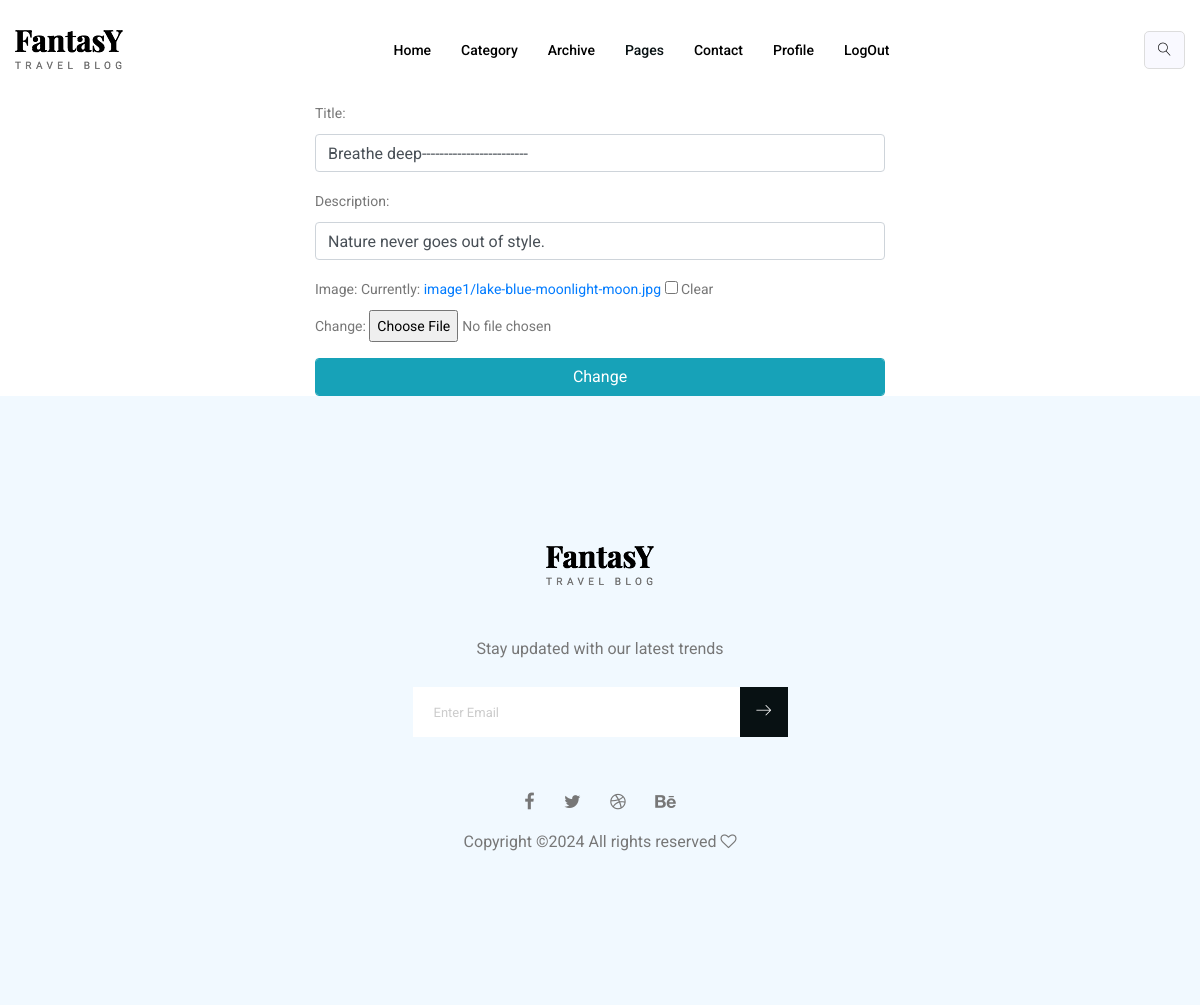
The app's page /posts/23/change (signed in) with its own data.
### api/models.py (models this page shows, shortened)
class Posts(models.Model):
    title=models.CharField(max_length=200)
    description=models.CharField(max_length=200)
    user=models.ForeignKey(User,on_delete=models.CASCADE)
    date=models.DateTimeField(auto_now_add=True)
    image=models.ImageField(upload_to="image1",null=True,blank=True)
    like=models.ManyToManyField(User,related_name="post")

### socialweb/views.py (the view)
# urls.py: path("posts/<int:id>/change",views.PostEditView.as_view(),name="post-edit"),
@method_decorator(decs,name="dispatch")
class PostEditView(UpdateView):
    model=Posts
    form_class=PostEditForm
    template_name="post-edit.html"
    success_url=reverse_lazy("post-list")
    pk_url_kwarg="id"

### socialweb/forms.py
class PostEditForm(forms.ModelForm):
    class Meta:
        model=Posts
        fields=["title","description","image"]
        widgets={
             "title":forms.TextInput(attrs={"class":"form-control"}),
             "description":forms.TextInput(attrs={"class":"form-control"}),
              }

### socialweb/views.py (called while the page is built)
def signin_required(fn):
    def wrapper(request,*args,**kwargs):
        if not request.user.is_authenticated:
            return redirect("signin")
        else:
            return fn(request,*args,**kwargs)
    return wrapper

### socialweb/templates/post-edit.html (shortened to what this page needs)
{%extends 'base.html'%}
{%block parent%}
<div class="container">
    <div class="row mt-5">
        <div class="col-3"></div>
        <div class="col-6">
            <form action="" method="post" enctype="multipart/form-data">
                {{form.as_p}}
                <button type="submit"  class="btn btn-info form-control">Change</button>
            </form>
        </div>
        <div class="col-3"></div>
    </div>
</div>
{%endblock%}

### records on screen
Posts: title "Breathe deep------------------------", description "Nature never goes out of style."
